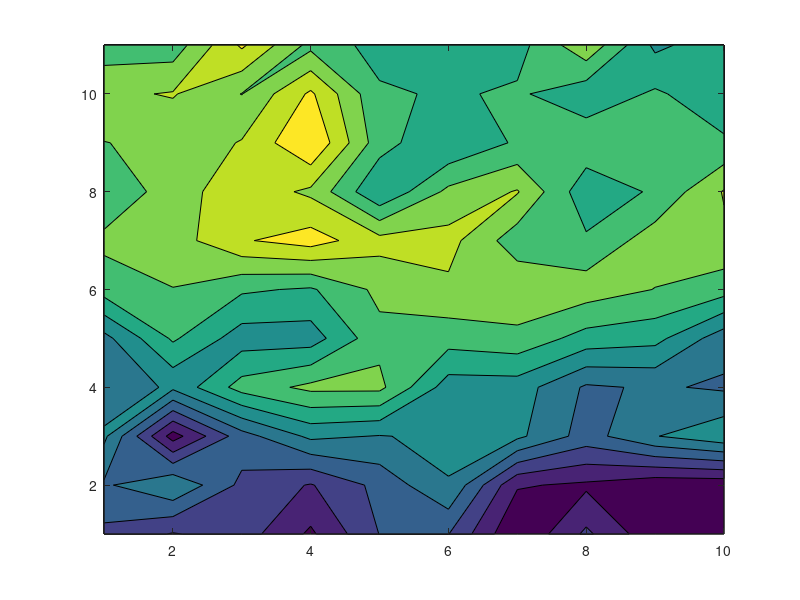

MATLAB code to generate this figure:
[x, y]=meshgrid(1:10, 1:11);
z=[71 74 72 78 70 70 81 73 80 79;
   67 63 71 74 69 63 77 78 80 80;
   62 79 68 62 63 62 62 68 63 60;
   66 62 54 51 51 61 61 67 66 67;
   64 55 61 61 53 54 53 57 58 65;
   54 52 55 56 51 49 49 50 52 54;
   51 50 45 43 47 47 54 55 50 49;
   55 50 46 49 59 51 48 58 55 48;
   52 51 48 41 54 59 55 53 53 55;
   49 48 52 44 55 56 55 58 55 58;
   54 54 44 53 57 57 57 49 60 57];
z=-1*z
contourf(x, y, z)
